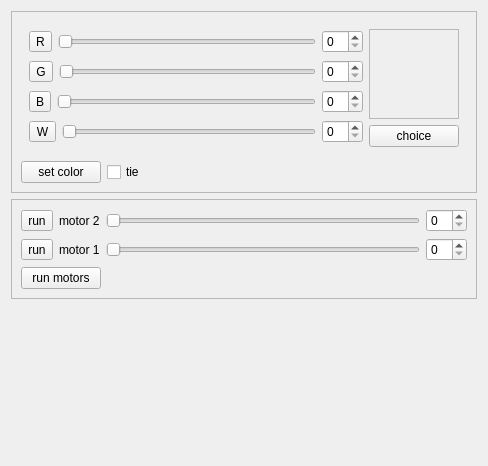
<?xml version="1.0" encoding="UTF-8"?>
<ui version="4.0">
 <class>MainBox</class>
 <widget class="QWidget" name="MainBox">
  <property name="geometry">
   <rect>
    <x>0</x>
    <y>0</y>
    <width>488</width>
    <height>466</height>
   </rect>
  </property>
  <property name="windowTitle">
   <string>Dialog</string>
  </property>
  <layout class="QHBoxLayout" name="horizontalLayout">
   <item>
    <layout class="QVBoxLayout" name="serial_layout"/>
   </item>
   <item>
    <layout class="QVBoxLayout" name="main_layout">
     <item>
      <widget class="QFrame" name="frame">
       <property name="frameShape">
        <enum>QFrame::StyledPanel</enum>
       </property>
       <property name="frameShadow">
        <enum>QFrame::Raised</enum>
       </property>
       <layout class="QVBoxLayout" name="verticalLayout">
        <item>
         <layout class="QHBoxLayout" name="horizontalLayout_9">
          <property name="margin">
           <number>8</number>
          </property>
          <item>
           <layout class="QVBoxLayout" name="verticalLayout_3">
            <item>
             <layout class="QHBoxLayout" name="horizontalLayout_4">
              <item>
               <widget class="QToolButton" name="btn_R">
                <property name="text">
                 <string>R</string>
                </property>
               </widget>
              </item>
              <item>
               <widget class="QSlider" name="Slider_R">
                <property name="maximum">
                 <number>255</number>
                </property>
                <property name="orientation">
                 <enum>Qt::Horizontal</enum>
                </property>
               </widget>
              </item>
              <item>
               <widget class="QSpinBox" name="sb_R"/>
              </item>
             </layout>
            </item>
            <item>
             <layout class="QHBoxLayout" name="horizontalLayout_5">
              <item>
               <widget class="QToolButton" name="btn_G">
                <property name="text">
                 <string>G</string>
                </property>
               </widget>
              </item>
              <item>
               <widget class="QSlider" name="Slider_G">
                <property name="maximum">
                 <number>255</number>
                </property>
                <property name="orientation">
                 <enum>Qt::Horizontal</enum>
                </property>
               </widget>
              </item>
              <item>
               <widget class="QSpinBox" name="sb_G"/>
              </item>
             </layout>
            </item>
            <item>
             <layout class="QHBoxLayout" name="horizontalLayout_6">
              <item>
               <widget class="QToolButton" name="btn_B">
                <property name="text">
                 <string>B</string>
                </property>
               </widget>
              </item>
              <item>
               <widget class="QSlider" name="Slider_B">
                <property name="maximum">
                 <number>255</number>
                </property>
                <property name="orientation">
                 <enum>Qt::Horizontal</enum>
                </property>
               </widget>
              </item>
              <item>
               <widget class="QSpinBox" name="sb_B"/>
              </item>
             </layout>
            </item>
            <item>
             <layout class="QHBoxLayout" name="horizontalLayout_10">
              <item>
               <widget class="QToolButton" name="btn_W">
                <property name="text">
                 <string>W</string>
                </property>
               </widget>
              </item>
              <item>
               <widget class="QSlider" name="Slider_W">
                <property name="orientation">
                 <enum>Qt::Horizontal</enum>
                </property>
               </widget>
              </item>
              <item>
               <widget class="QSpinBox" name="sb_W"/>
              </item>
             </layout>
            </item>
           </layout>
          </item>
          <item>
           <layout class="QVBoxLayout" name="verticalLayout_4">
            <item>
             <widget class="QFrame" name="Color_Frame">
              <property name="minimumSize">
               <size>
                <width>90</width>
                <height>90</height>
               </size>
              </property>
              <property name="maximumSize">
               <size>
                <width>90</width>
                <height>90</height>
               </size>
              </property>
              <property name="frameShape">
               <enum>QFrame::StyledPanel</enum>
              </property>
              <property name="frameShadow">
               <enum>QFrame::Raised</enum>
              </property>
             </widget>
            </item>
            <item>
             <widget class="QPushButton" name="btnChoice">
              <property name="text">
               <string>choice</string>
              </property>
             </widget>
            </item>
           </layout>
          </item>
         </layout>
        </item>
        <item>
         <layout class="QHBoxLayout" name="horizontalLayout_3">
          <item>
           <widget class="QPushButton" name="btnSetColor">
            <property name="text">
             <string>set color</string>
            </property>
           </widget>
          </item>
          <item>
           <widget class="QCheckBox" name="cb_Tie">
            <property name="text">
             <string>tie</string>
            </property>
           </widget>
          </item>
          <item>
           <spacer name="horizontalSpacer">
            <property name="orientation">
             <enum>Qt::Horizontal</enum>
            </property>
            <property name="sizeHint" stdset="0">
             <size>
              <width>40</width>
              <height>20</height>
             </size>
            </property>
           </spacer>
          </item>
         </layout>
        </item>
       </layout>
      </widget>
     </item>
     <item>
      <widget class="QFrame" name="frame_2">
       <property name="frameShape">
        <enum>QFrame::StyledPanel</enum>
       </property>
       <property name="frameShadow">
        <enum>QFrame::Raised</enum>
       </property>
       <layout class="QVBoxLayout" name="verticalLayout_2">
        <item>
         <layout class="QHBoxLayout" name="horizontalLayout_7">
          <item>
           <widget class="QToolButton" name="btn_motor_1">
            <property name="text">
             <string>run</string>
            </property>
           </widget>
          </item>
          <item>
           <widget class="QLabel" name="label_8">
            <property name="text">
             <string>motor 2</string>
            </property>
           </widget>
          </item>
          <item>
           <widget class="QSlider" name="Slider_motor_2">
            <property name="orientation">
             <enum>Qt::Horizontal</enum>
            </property>
           </widget>
          </item>
          <item>
           <widget class="QSpinBox" name="sb_Motor_2"/>
          </item>
         </layout>
        </item>
        <item>
         <layout class="QHBoxLayout" name="horizontalLayout_2">
          <item>
           <widget class="QToolButton" name="btn_motor_2">
            <property name="text">
             <string>run</string>
            </property>
           </widget>
          </item>
          <item>
           <widget class="QLabel" name="label_7">
            <property name="text">
             <string>motor 1</string>
            </property>
           </widget>
          </item>
          <item>
           <widget class="QSlider" name="Slider_motor_1">
            <property name="orientation">
             <enum>Qt::Horizontal</enum>
            </property>
           </widget>
          </item>
          <item>
           <widget class="QSpinBox" name="sb_Motor_1"/>
          </item>
         </layout>
        </item>
        <item>
         <layout class="QHBoxLayout" name="horizontalLayout_8">
          <item>
           <widget class="QPushButton" name="btnRunMotors">
            <property name="text">
             <string>run motors</string>
            </property>
           </widget>
          </item>
          <item>
           <spacer name="horizontalSpacer_2">
            <property name="orientation">
             <enum>Qt::Horizontal</enum>
            </property>
            <property name="sizeHint" stdset="0">
             <size>
              <width>40</width>
              <height>20</height>
             </size>
            </property>
           </spacer>
          </item>
         </layout>
        </item>
       </layout>
      </widget>
     </item>
     <item>
      <spacer name="verticalSpacer">
       <property name="orientation">
        <enum>Qt::Vertical</enum>
       </property>
       <property name="sizeHint" stdset="0">
        <size>
         <width>20</width>
         <height>40</height>
        </size>
       </property>
      </spacer>
     </item>
    </layout>
   </item>
  </layout>
 </widget>
 <resources/>
 <connections/>
</ui>
